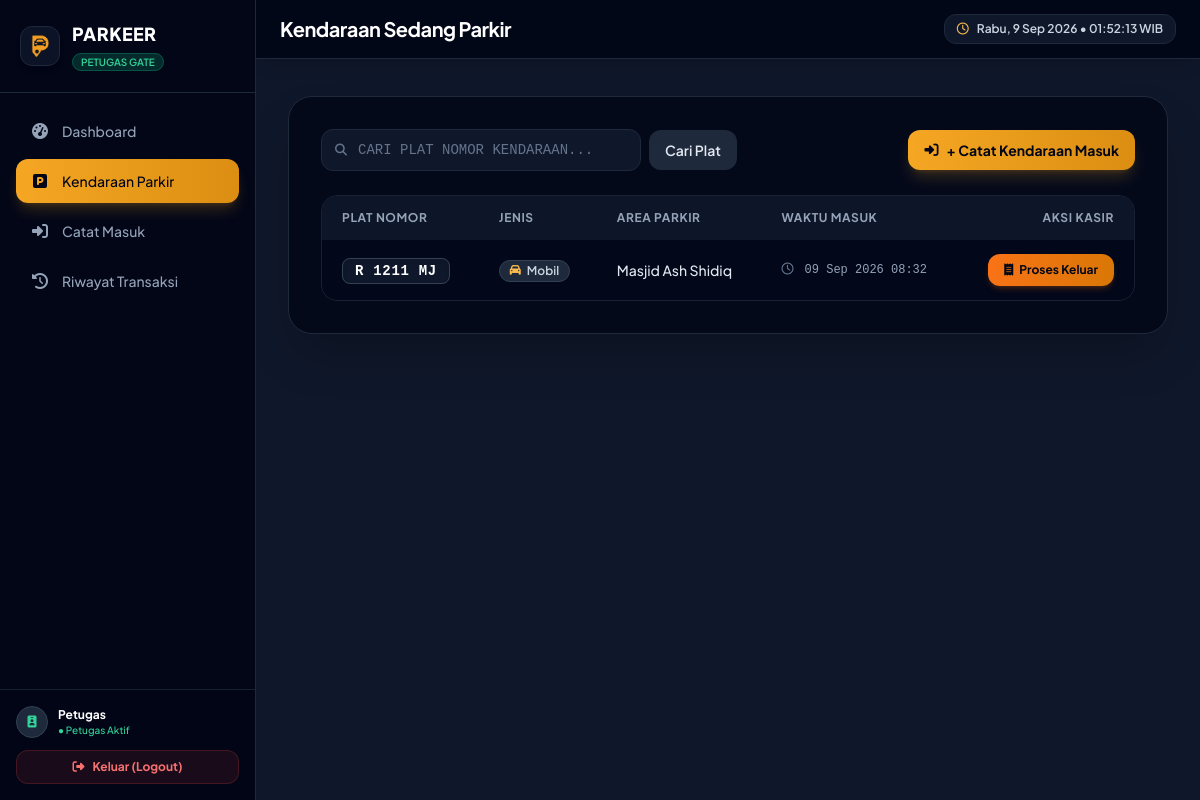
Screenshot of /petugas/transaksi/index.php (signed in) with the database file from the repository.
### tables this page shows
CREATE TABLE `tb_transaksi` (
  `id_parkir` int NOT NULL,
  `id_kendaraan` int NOT NULL,
  `waktu_masuk` datetime NOT NULL,
  `waktu_keluar` datetime DEFAULT NULL,
  `id_tarif` int NOT NULL,
  `durasi_jam` int DEFAULT NULL,
  `biaya_total` decimal(10,0) DEFAULT NULL,
  `status` enum('masuk','keluar','') NOT NULL DEFAULT 'masuk',
  `id_user` int NOT NULL,
  `id_area` int NOT NULL
);

CREATE TABLE `tb_kendaraan` (
  `id_kendaraan` int NOT NULL,
  `plat_nomor` varchar(15) NOT NULL,
  `jenis_kendaraan` varchar(20) NOT NULL,
  `warna` varchar(20) DEFAULT NULL,
  `pemilik` varchar(100) DEFAULT NULL,
  `id_user` int NOT NULL
);

CREATE TABLE `tb_area_parkir` (
  `id_area` int NOT NULL,
  `nama_area` varchar(50) NOT NULL,
  `kapasitas` int NOT NULL,
  `terisi` int NOT NULL DEFAULT '0'
);

### functions/transaksi_functions.php (called while the page is built, shortened)
<?php
function getKendaraanSedangParkir(PDO $koneksi, string $keyword = ''): array
{
    $sql = "SELECT t.*, k.plat_nomor, k.jenis_kendaraan, k.pemilik, a.nama_area
            FROM tb_transaksi t
            JOIN tb_kendaraan k ON t.id_kendaraan = k.id_kendaraan
            JOIN tb_area_parkir a ON t.id_area = a.id_area
            WHERE t.status = 'masuk' AND k.plat_nomor LIKE :keyword
            ORDER BY t.waktu_masuk DESC";
    $stmt = $koneksi->prepare($sql);
    $stmt->execute([':keyword' => "%$keyword%"]);
    return $stmt->fetchAll();
}

### petugas/transaksi/index.php (the view, shortened to what this page needs)
<?php
require_once __DIR__ . '/../../includes/header_petugas.php';
require_once __DIR__ . '/../../functions/transaksi_functions.php';
$database = new Database();
$koneksi = $database->connect();
$keyword = trim($_GET['q'] ?? '');
$daftar = getKendaraanSedangParkir($koneksi, $keyword);
?>
<div class="bg-slate-950/80 border border-slate-800 rounded-3xl p-6 sm:p-8 shadow-2xl">
    <div class="flex flex-col sm:flex-row sm:items-center justify-between gap-4 mb-6">
        <form method="GET" class="flex items-center gap-2">
            <div class="relative w-full sm:w-80">
                <div class="absolute inset-y-0 left-0 pl-3.5 flex items-center pointer-events-none text-slate-500">
                </div>
                <input type="text" name="q" value="<?= htmlspecialchars($keyword) ?>" placeholder="Cari plat nomor kendaraan..."
                       class="w-full bg-slate-900 border border-slate-800 text-white rounded-xl pl-9 pr-4 py-2.5 text-sm placeholder:text-slate-500 focus:outline-none focus:ring-2 focus:ring-brand-500 transition uppercase font-mono">
            </div>
            <button class="bg-slate-800 hover:bg-slate-700 text-slate-200 font-semibold px-4 py-2.5 rounded-xl text-sm transition">
                Cari Plat
            </button>
        </form>
        <a href="masuk.php" class="bg-gradient-to-r from-brand-500 to-brand-600 hover:from-brand-600 hover:to-brand-700 text-slate-950 font-bold px-4 py-2.5 rounded-xl text-sm transition shadow-lg shadow-brand-500/20 flex items-center gap-2 self-start sm:self-auto">
            <i class="fa-solid fa-right-to-bracket"></i>
            <span>+ Catat Kendaraan Masuk</span>
        </a>
    </div>
    <div class="overflow-x-auto rounded-2xl border border-slate-800/80">
        <table class="w-full text-sm text-left">
            <thead class="bg-slate-900/90 text-slate-400 text-xs uppercase tracking-wider font-semibold">
                <tr>
                    <th class="px-5 py-3.5">Plat Nomor</th>
                    <th class="px-5 py-3.5">Jenis</th>
                    <th class="px-5 py-3.5">Area Parkir</th>
                    <th class="px-5 py-3.5">Waktu Masuk</th>
                    <th class="px-5 py-3.5 text-right">Aksi Kasir</th>
                </tr>
            </thead>
            <tbody class="divide-y divide-slate-800/60 bg-slate-950/40">
                <?php if (empty($daftar)): ?>
                    <tr><td colspan="5" class="text-center py-8 text-slate-500">Tidak ada kendaraan yang sedang parkir.</td></tr>
                <?php else: foreach ($daftar as $t): ?>
                    <tr class="hover:bg-slate-900/50 transition">
                        <td class="px-5 py-3.5">
                            <span class="px-3 py-1 rounded-lg bg-slate-900 border border-slate-700 text-white font-mono font-bold tracking-wider text-sm shadow-inner uppercase">
                                <?= htmlspecialchars($t['plat_nomor']) ?>
                            </span>
                        </td>
                        <td class="px-5 py-3.5 capitalize text-slate-300">
                            <span class="inline-flex items-center gap-1.5 px-2.5 py-0.5 rounded-full text-xs font-semibold bg-slate-800 text-slate-300 border border-slate-700">
                                <i class="fa-solid <?= $t['jenis_kendaraan'] === 'motor' ? 'fa-motorcycle' : 'fa-car' ?> text-brand-400 text-[11px]"></i>
                                <?= htmlspecialchars($t['jenis_kendaraan']) ?>
                            </span>
                        </td>
                        <td class="px-5 py-3.5 text-slate-200 font-medium"><?= htmlspecialchars($t['nama_area']) ?></td>
                        <td class="px-5 py-3.5 text-xs text-slate-400 font-mono">
                            <i class="fa-regular fa-clock text-slate-500 mr-1"></i>
                            <?= date('d M Y H:i', strtotime($t['waktu_masuk'])) ?>
                        </td>
                        <td class="px-5 py-3.5 text-right">
                            <a href="keluar.php?id=<?= $t['id_parkir'] ?>"
                               class="bg-gradient-to-r from-orange-500 to-amber-600 hover:from-orange-600 hover:to-amber-700 text-slate-950 font-bold px-4 py-2 rounded-xl text-xs transition shadow-md shadow-orange-500/20 inline-flex items-center gap-1.5">
                                <i class="fa-solid fa-receipt"></i> Proses Keluar
                            </a>
                        </td>
                    </tr>
                <?php endforeach; endif; ?>
            </tbody>
        </table>
    </div>
</div>
<?php require_once __DIR__ . '/../../includes/footer_petugas.php'; ?>

### includes/header_petugas.php (style rules this page uses)
body { font-family: 'Plus Jakarta Sans', sans-serif; }

### rows the page displays
tb_transaksi: id_kendaraan.plat_nomor "R 1211 MJ", id_kendaraan.jenis_kendaraan "Mobil", id_area.nama_area "Masjid Ash Shidiq", waktu_masuk "09 Sep 2026 08:32"

### other values shown
$item['label'] "Dashboard"
$item['label'] "Kendaraan Parkir"
$item['label'] "Catat Masuk"
$item['label'] "Riwayat Transaksi"
$_SESSION['nama_lengkap'] "Petugas"
$judulHalaman "Kendaraan Sedang Parkir"
